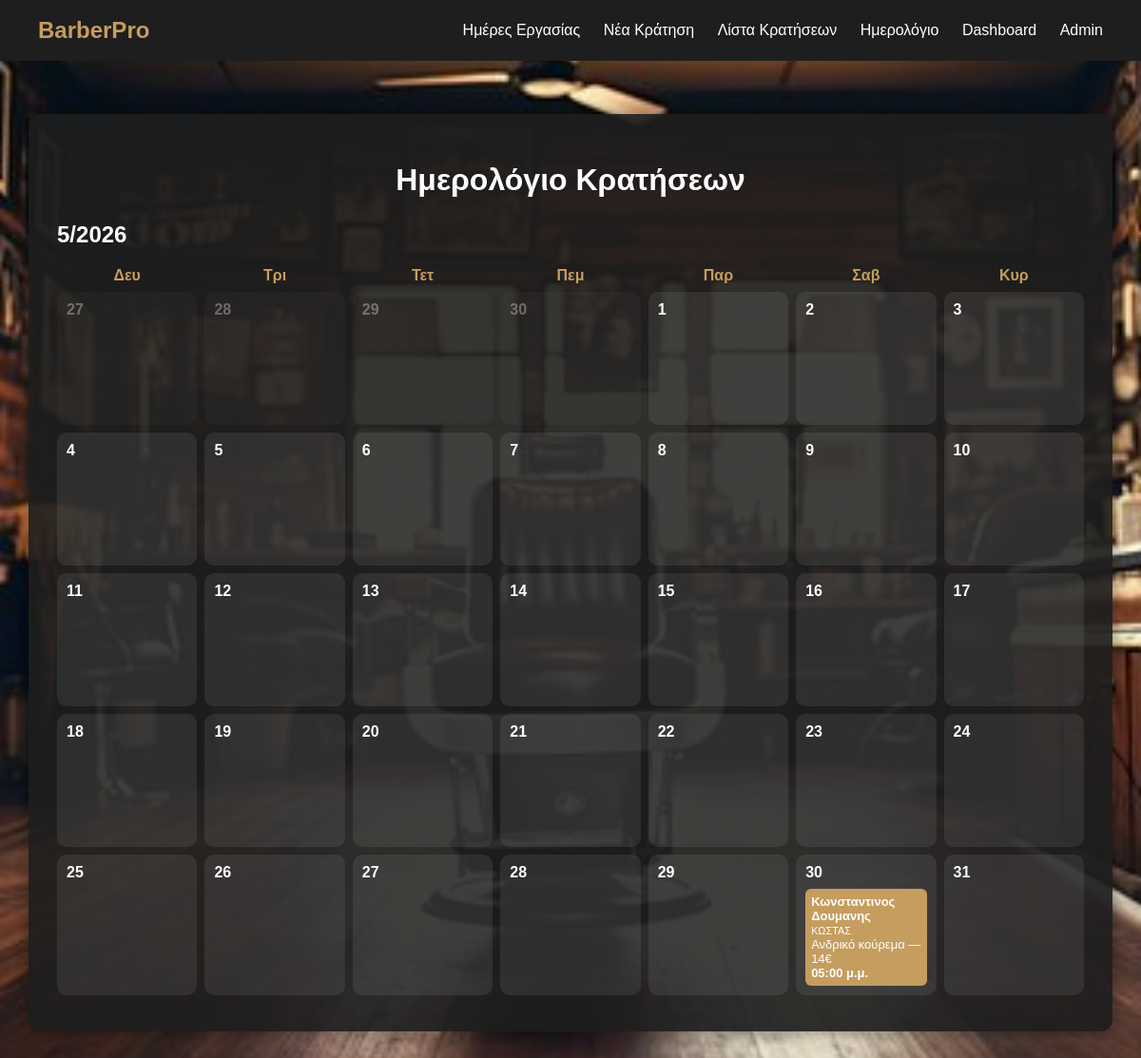
Page /calendar/ (signed in) on the committed database.
### appointments/models.py (models this page shows, shortened)
class Appointment(models.Model):
    customer_name = models.CharField("Ονοματεπώνυμο", max_length=100)
    phone = models.CharField("Τηλέφωνο", max_length=20)
    service = models.CharField("Υπηρεσία", max_length=100)
    date = models.DateField("Ημερομηνία")
    time = models.CharField("Ώρα", max_length=20)
    created_at = models.DateTimeField("Ημερομηνία καταχώρησης", auto_now_add=True)
    barber = models.ForeignKey(Barber,on_delete=models.CASCADE,null=True)

class Barber(models.Model):
    name = models.CharField(max_length=100)
    def __str__(self):
        return self.name

### appointments/views.py (the view)
# urls.py: path('calendar/', views.calendar_view, name='calendar_view'),
@login_required
def calendar_view(request):
    today = datetime.today()
    year = int(request.GET.get('year', today.year))
    month = int(request.GET.get('month', today.month))
    cal = calendar.Calendar(firstweekday=0)
    month_days = cal.monthdatescalendar(year, month)
    appointments = Appointment.objects.filter(
        date__year=year,
        date__month=month
    ).order_by('date', 'time')
    appointments_by_date = {}
    for appointment in appointments:
        appointments_by_date.setdefault(appointment.date, []).append(appointment)
    return render(
        request,
        'appointments/calendar.html',
        {
            'month_days': month_days,
            'appointments_by_date': appointments_by_date,
            'month': month,
            'year': year,
        }
    )

### appointments/templatetags/calendar_extras.py (called while the page is built)
@register.filter
def get_item(dictionary, key):
    return dictionary.get(key)

### appointments/templates/appointments/calendar.html (shortened to what this page needs)
{% load static %}
{% load calendar_extras %}
<!DOCTYPE html>
<html lang="el">
<head>
    <link rel="stylesheet" href="{% static 'appointments/style.css' %}">
</head>
<body>
<nav class="navbar">
    <div class="logo">BarberPro</div>
    <div class="nav-links">
        <a href="/working-days">Ημέρες Εργασίας</a>
        <a href="/">Νέα Κράτηση</a>
        <a href="/appointments">Λίστα Κρατήσεων</a>
        <a href="/calendar">Ημερολόγιο</a>
        <a href="/dashboard">Dashboard</a>
        <a href="/admin">Admin</a>
    </div>
</nav>
<div class="calendar-container">
    <h1>Ημερολόγιο Κρατήσεων</h1>
    <h2>{{ month }}/{{ year }}</h2>
    <div class="calendar-grid calendar-header">
        <div>Δευ</div>
        <div>Τρι</div>
        <div>Τετ</div>
        <div>Πεμ</div>
        <div>Παρ</div>
        <div>Σαβ</div>
        <div>Κυρ</div>
    </div>
    {% for week in month_days %}
        <div class="calendar-grid">
            {% for day in week %}
                <div class="calendar-day {% if day.month != month %}inactive-day{% endif %}">
                    <strong>{{ day.day }}</strong>
                    {% with day_appointments=appointments_by_date|get_item:day %}
                        {% if day_appointments %}
                            {% for appointment in day_appointments %}
                                <div class="calendar-appointment">
    <strong>{{ appointment.customer_name }}</strong>
    <br>
    <small>{{ appointment.barber }}</small>
    <br>
    {{ appointment.service }}
    <br>
    <strong>{{ appointment.time }}</strong>
</div>
                            {% endfor %}
                        {% endif %}
                    {% endwith %}
                </div>
            {% endfor %}
        </div>
    {% endfor %}
</div>
</body>
</html>

### appointments/static/appointments/style.css (style rules this page uses)
.navbar { position: fixed; top: 0; left: 0; width: 100%; background: #1e1e1e; padding: 18px 40px; display: flex; justify-content: space-between; align-items: center; box-sizing: border-box; z-index: 10; }
.logo { color: #c59d5f; font-size: 24px; font-weight: bold; }
.nav-links a { color: white; text-decoration: none; margin-left: 20px; font-size: 16px; }
body { font-family: Arial, sans-serif; margin: 0; color: white; background-image: url('/static/appointments/images/barber-bg.jpg'); background-size: cover; background-position: center; background-repeat: no-repeat; background-attachment: fixed; }
h1 { text-align: center; margin-bottom: 25px; }
.calendar-container { background-color: rgba(30, 30, 30, 0.92); padding: 30px; border-radius: 12px; width: 90%; max-width: 1100px; margin: 120px auto; box-shadow: 0 0 20px rgba(0,0,0,0.5); }
.calendar-grid { display: grid; grid-template-columns: repeat(7, 1fr); gap: 8px; margin-bottom: 8px; }
.calendar-header div { text-align: center; font-weight: bold; color: #c59d5f; }
.calendar-day { min-height: 120px; background-color: rgba(255,255,255,0.08); border-radius: 10px; padding: 10px; }
.inactive-day { opacity: 0.35; }
.calendar-appointment { background-color: #c59d5f; color: white; padding: 6px; border-radius: 6px; margin-top: 8px; font-size: 13px; }

### rows in the picture
Appointment: customer_name "Κωνσταντινος Δουμανης", barber "ΚΩΣΤΑΣ", service "Ανδρικό κούρεμα — 14€", time "05:00 μ.μ."

### other values in the picture
{{ month }} "5"
{{ year }} "2026"
{{ day.day }} "27" "28" "29" "30" "1" "2" "3" "4" "5" "6" "7" "8" "9" "10" "11" "12" "13" "14" "15" "16" "17" "18" "19" "20" "21" "22" "23" "24" "25" "26" "27" "28" "29" "30" "31"
